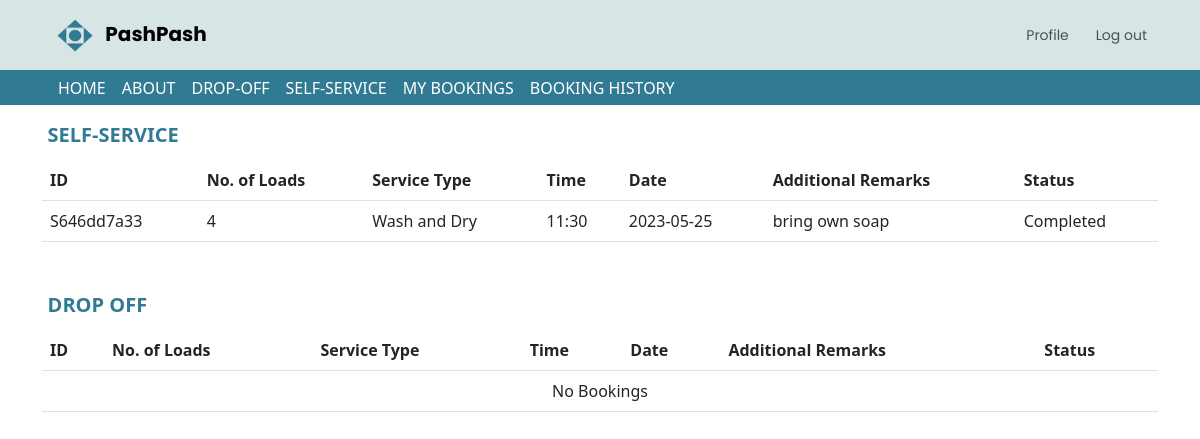
The page /customer/orderhistory.php (signed in) on the database its author committed.
### tables this page shows
CREATE TABLE `selfservice` (
  `selfServiceId` varchar(10) NOT NULL,
  `numberOfLoads` int(11) DEFAULT NULL,
  `serviceType` enum('Wash and Dry','Wash Only','Dry Only') DEFAULT NULL,
  `timeSlot` varchar(20) DEFAULT NULL,
  `bookingDate` date DEFAULT NULL,
  `additionalRemarks` varchar(255) DEFAULT NULL,
  `userId` int(11) DEFAULT NULL,
  `status` enum('Pending','Confirmed','In Progress','Completed','Denied') NOT NULL
);

### customer/orderhistory.php (the view, shortened to what this page needs)
<?php include('partials/menu.php'); ?>
<?php
    include "../dbconn.php";
    $userID = $_SESSION['userId'];
    $sql1 = "SELECT * FROM selfService WHERE status IN('Completed', 'Denied') AND userId = $userID";
    $result1 = mysqli_query($conn, $sql1);
    $sql2 = "SELECT * FROM dropoff  WHERE status IN('Completed', 'Denied') AND userId = $userID";
    $result2 = mysqli_query($conn, $sql2);
?>
<div class = "container table-responsive" style = "margin-top: 10%">
<p class="smalltitle"><strong>SELF-SERVICE</strong></p>
    <table class = "table table-hover mb-5" id = "bookings" width = "50%" cellspacing = "0">
        <thead>
            <tr>
                <th>ID</th>
                <th>No. of Loads</th>
                <th>Service Type</th>
                <th>Time</th>
                <th>Date</th>
                <th>Additional Remarks</th>
                <th>Status</th>
            </tr>
        </thead>
        <tbody>
        <?php
        if(mysqli_num_rows($result1) > 0) {
            while($row = mysqli_fetch_assoc($result1)){
            ?>
                <tr>
                    <td><?php echo $row['selfServiceId']; ?></td>
                    <td><?php echo $row['numberOfLoads']; ?></td>
                    <td><?php echo $row['serviceType']; ?></td>
                    <td><?php echo $row['timeSlot']; ?></td>
                    <td><?php echo $row['bookingDate']; ?></td>
                    <td><?php echo $row['additionalRemarks']; ?></td>
                    <td><?php echo $row['status']; ?></td>
                </tr>
            <?php
            }
        }
        else { ?>
            <tr><td class="text-center" colspan='8'>No Bookings</td></tr>
            <?php
        }
        ?>
        </tbody>
    </table>
<div class = "table-responsive">
<p class="smalltitle"><strong>DROP OFF</strong></p>
    <table class = "table table-hover" id = "bookings" width = "50%" cellspacing = "0">
        <thead>
            <tr>
                <th>ID</th>
                <th>No. of Loads</th>
                <th>Service Type</th>
                <th>Time</th>
                <th>Date</th>
                <th>Additional Remarks</th>
                <th>Status</th>
            </tr>
        </thead>
        <tbody>
        <?php
        if(mysqli_num_rows($result2) > 0) {
            while($row = mysqli_fetch_assoc($result2)){
            ?>
                <tr>
                    <td><?php echo $row['dropOffId']; ?></td>
                    <td><?php echo $row['numberOfLoads']; ?></td>
                    <td><?php echo $row['serviceType']; ?></td>
                    <td><?php echo $row['timeSlot']; ?></td>
                    <td><?php echo $row['bookingDate']; ?></td>
                    <td><?php echo $row['additionalRemarks']; ?></td>
                    <td><?php echo $row['status']; ?></td>
                </tr>
                <?php
            }
        }
        else { ?>
            <tr><td class="text-center" colspan='8'>No Bookings</td></tr>
            <?php
        }
        ?>
        </tbody>
    </table>
</div>
    </div>

### css/customer.css (style rules this page uses)
* { box-sizing: border-box; }
.smalltitle { font-size:20px; color:#317a93; margin-left:0.5%; margin-bottom: 10px; }

### rows shown on the page
selfservice: selfServiceId "S646dd7a33", numberOfLoads "4", serviceType "Wash and Dry", timeSlot "11:30", bookingDate "2023-05-25", additionalRemarks "bring own soap", status "Completed"
